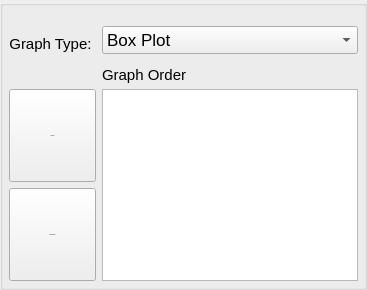
            <widget class="QGroupBox" name="groupBox">
             <property name="sizePolicy">
              <sizepolicy hsizetype="Minimum" vsizetype="Fixed">
               <horstretch>0</horstretch>
               <verstretch>0</verstretch>
              </sizepolicy>
             </property>
             <layout class="QGridLayout" name="widget_graph_visualizer_scroll_area_2_contents_grid_layout_2">
              <property name="leftMargin">
               <number>6</number>
              </property>
              <property name="topMargin">
               <number>20</number>
              </property>
              <property name="rightMargin">
               <number>6</number>
              </property>
              <property name="bottomMargin">
               <number>6</number>
              </property>
              <property name="spacing">
               <number>6</number>
              </property>
              <item row="1" column="1" colspan="3">
               <widget class="QLabel" name="pg2_graph_order">
                <property name="minimumSize">
                 <size>
                  <width>0</width>
                  <height>23</height>
                 </size>
                </property>
                <property name="maximumSize">
                 <size>
                  <width>16777215</width>
                  <height>10</height>
                 </size>
                </property>
                <property name="font">
                 <font>
                  <pointsize>11</pointsize>
                 </font>
                </property>
                <property name="text">
                 <string>Graph Order</string>
                </property>
                <property name="alignment">
                 <set>Qt::AlignLeading|Qt::AlignLeft|Qt::AlignTop</set>
                </property>
               </widget>
              </item>
              <item row="2" column="0">
               <widget class="QPushButton" name="pg2_add_plot_button">
                <property name="sizePolicy">
                 <sizepolicy hsizetype="Minimum" vsizetype="Minimum">
                  <horstretch>0</horstretch>
                  <verstretch>0</verstretch>
                 </sizepolicy>
                </property>
                <property name="minimumSize">
                 <size>
                  <width>50</width>
                  <height>0</height>
                 </size>
                </property>
                <property name="font">
                 <font>
                  <pointsize>-1</pointsize>
                 </font>
                </property>
                <property name="text">
                 <string>Add Plot</string>
                </property>
               </widget>
              </item>
              <item row="3" column="0">
               <widget class="QPushButton" name="pg2_remove_plot_button">
                <property name="sizePolicy">
                 <sizepolicy hsizetype="Minimum" vsizetype="Minimum">
                  <horstretch>0</horstretch>
                  <verstretch>0</verstretch>
                 </sizepolicy>
                </property>
                <property name="minimumSize">
                 <size>
                  <width>50</width>
                  <height>0</height>
                 </size>
                </property>
                <property name="font">
                 <font>
                  <pointsize>-1</pointsize>
                 </font>
                </property>
                <property name="text">
                 <string>Remove Plot</string>
                </property>
               </widget>
              </item>
              <item row="0" column="1" colspan="3">
               <widget class="QComboBox" name="pg2_graph_type_comboBox">
                <property name="font">
                 <font>
                  <pointsize>13</pointsize>
                 </font>
                </property>
                <item>
                 <property name="text">
                  <string>Box Plot</string>
                 </property>
                </item>
                <item>
                 <property name="text">
                  <string>Bar Plot</string>
                 </property>
                </item>
                <item>
                 <property name="text">
                  <string>Dot Plot</string>
                 </property>
                </item>
                <item>
                 <property name="text">
                  <string>Violin Plot</string>
                 </property>
                </item>
                <item>
                 <property name="text">
                  <string>Histogram Pot</string>
                 </property>
                </item>
                <item>
                 <property name="text">
                  <string>Jitter Plot</string>
                 </property>
                </item>
                <item>
                 <property name="text">
                  <string>Density Plot</string>
                 </property>
                </item>
                <item>
                 <property name="text">
                  <string>Cross Bar Plot</string>
                 </property>
                </item>
               </widget>
              </item>
              <item row="0" column="0">
               <widget class="QLabel" name="pg2_graph_type">
                <property name="minimumSize">
                 <size>
                  <width>0</width>
                  <height>28</height>
                 </size>
                </property>
                <property name="maximumSize">
                 <size>
                  <width>16777215</width>
                  <height>10</height>
                 </size>
                </property>
                <property name="font">
                 <font>
                  <pointsize>11</pointsize>
                 </font>
                </property>
                <property name="frameShape">
                 <enum>QFrame::NoFrame</enum>
                </property>
                <property name="text">
                 <string>Graph Type: </string>
                </property>
                <property name="alignment">
                 <set>Qt::AlignHCenter|Qt::AlignTop</set>
                </property>
                <property name="margin">
                 <number>0</number>
                </property>
               </widget>
              </item>
              <item row="2" column="1" rowspan="2" colspan="3">
               <widget class="QListWidget" name="pg2_graphs_view">
                <property name="editTriggers">
                 <set>QAbstractItemView::DoubleClicked|QAbstractItemView::EditKeyPressed</set>
                </property>
                <property name="dragEnabled">
                 <bool>false</bool>
                </property>
                <property name="dragDropMode">
                 <enum>QAbstractItemView::InternalMove</enum>
                </property>
                <property name="flow">
                 <enum>QListView::TopToBottom</enum>
                </property>
               </widget>
              </item>
             </layout>
            </widget>
